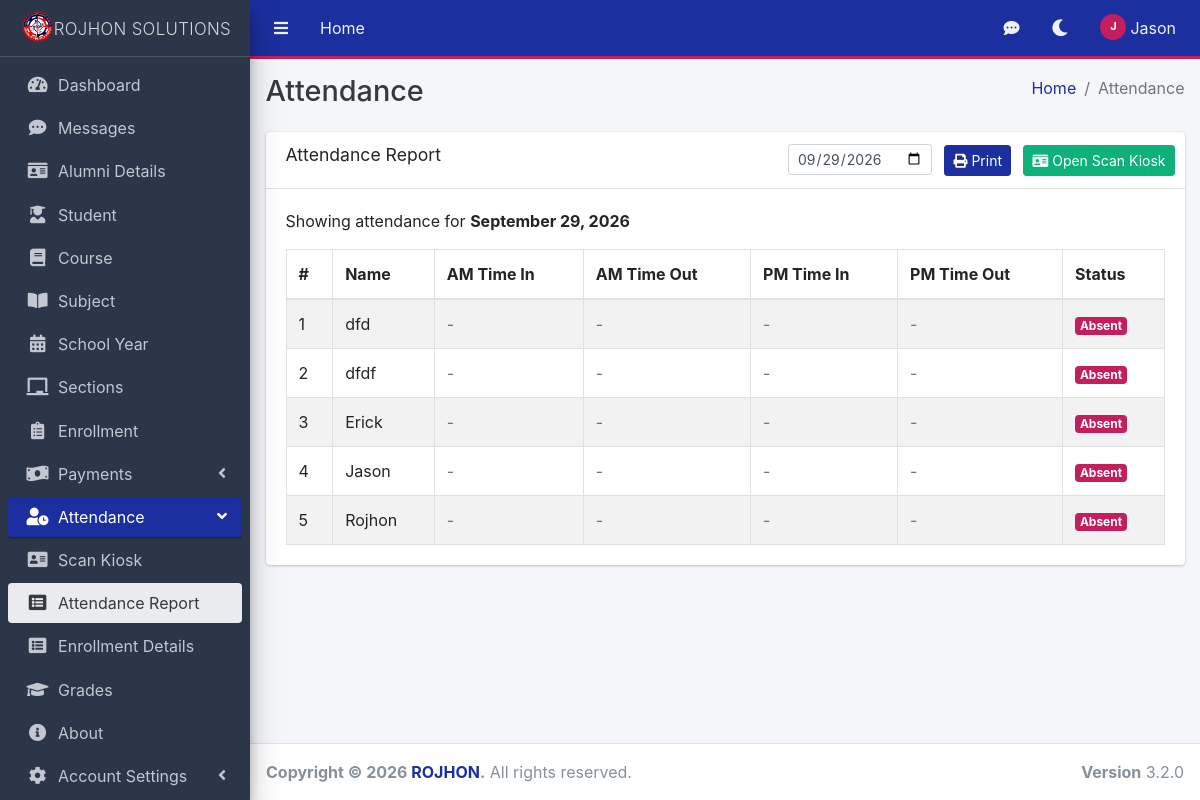
The page /module/attendance/index.php (signed in) on the database its author committed.
### tables this page shows
CREATE TABLE `tblusers` (
  `UID` int(11) NOT NULL AUTO_INCREMENT,
  `DISPLAYNAME` varchar(60) NOT NULL,
  `USERNAME` varchar(50) NOT NULL,
  `PASSWORD` varchar(255) NOT NULL,
  `TYPE` varchar(30) NOT NULL,
  `TYPEID` int(11) DEFAULT NULL,
  `ADDEDBY` int(3) NOT NULL,
  `DATEADDED` date NOT NULL,
  `MODIFIEDBY` int(3) NOT NULL,
  `DATEMODIFIED` date NOT NULL,
  `STATUSACTIVE` int(2) NOT NULL DEFAULT 1,
  `PHOTO` varchar(255) DEFAULT NULL,
  `RFID_NUMBER` varchar(50) DEFAULT NULL,
  PRIMARY KEY (`UID`),
  UNIQUE KEY `uq_username` (`USERNAME`),
  UNIQUE KEY `uq_rfid` (`RFID_NUMBER`),
  KEY `fk_users_usertype` (`TYPEID`)
);

### module/attendance/index.php (called while the page is built, shortened)
<?php
$title  = "Attendance";
require_once("../../theme/template.php");
?>

### include/functions.php (called while the page is built, shortened)
<?php
function asset_v($rel) {
	$f = SITE_ROOT.DS.str_replace('/', DS, $rel);
	return WEB_ROOT.$rel.(is_file($f) ? '?v='.filemtime($f) : '');
}
function h($value) {
	return htmlspecialchars((string)$value, ENT_QUOTES, 'UTF-8');
}
function user_photo_url($photo) {
	return '';
}
?>

### include/database.php (called while the page is built, shortened)
<?php
class Database {
	public $query      = null;
	public $conn       = null;
	public function open_connection() {
		try {
			$this->conn = new PDO(
				"mysql:host=".DB_SERVER.";dbname=".DB_NAME.";charset=utf8mb4",
				DB_USER,
				DB_PASS,
				array(
					PDO::ATTR_ERRMODE            => PDO::ERRMODE_EXCEPTION,
					PDO::ATTR_DEFAULT_FETCH_MODE => PDO::FETCH_OBJ,
					PDO::ATTR_EMULATE_PREPARES   => true
				)
			);
			$offset = (new DateTime('now'))->format('P');
			$this->conn->exec("SET time_zone = '".$offset."'");
		} catch (PDOException $e) {
			if (PHP_SAPI !== 'cli') { http_response_code(500); }
			$msg = $e->getMessage();
			$hint = (stripos($msg, 'Unknown database') !== false)
				? 'The database <b>'.DB_NAME.'</b> does not exist yet. Import <b>database/'.DB_NAME.'.sql</b> in phpMyAdmin first.'
				: 'Start MySQL in the XAMPP Control Panel, then reload this page.';
			if (function_exists('is_ajax_request') && is_ajax_request()) {
				header('Content-Type: application/json; charset=utf-8');
				echo json_encode(array('error' => 'db_connection', 'message' => strip_tags($hint)));
			} else {
				echo '<div style="font-family:Segoe UI,Arial,sans-serif;max-width:640px;margin:60px auto;padding:24px;border:1px solid #f5c2c7;background:#f8d7da;color:#842029;border-radius:8px">'
					.'<h3 style="margin-top:0">Database connection problem</h3><p>'.$hint.'</p>'
					.'<p style="font-size:12px;color:#6c757d">'.htmlspecialchars($msg).'</p></div>';
			}
			exit;
		}
	}
	public function run($sql, $params = array()) {
		$stmt = $this->conn->prepare($sql);
		$i = 1;
		$isList = array_keys($params) === range(0, count($params) - 1);
		foreach ($params as $key => $value) {
			$type = is_int($value) ? PDO::PARAM_INT : (is_null($value) ? PDO::PARAM_NULL : PDO::PARAM_STR);
			if ($isList) { $stmt->bindValue($i++, $value, $type); }
			else { $stmt->bindValue(is_string($key) && $key[0] !== ':' ? ':'.$key : $key, $value, $type); }
		}
		$stmt->execute();
		$this->query = $stmt;
		return $stmt;
	}
	function setQuery($sql = '') {
		try {
			$this->query = $this->conn->prepare($sql);
			$this->query->execute();
		} catch (PDOException $e) {
			error_log('[ROJHON] '.$e->getMessage().' | SQL: '.$sql);
			if (is_ajax_request()) {
				http_response_code(500);
				header('Content-Type: application/json; charset=utf-8');
				echo json_encode(array('error' => 'query_failed', 'message' => $e->getMessage()));
			} else {
				echo '<div class="alert alert-danger m-3">Database error: '.htmlspecialchars($e->getMessage()).'</div>';
			}
			exit;
		}
	}
	function loadResultList() {
		return $this->query ? $this->query->fetchAll(PDO::FETCH_OBJ) : array();
	}
}
$mydb = new Database();
?>

### module/attendance/list.php (the view, shortened to what this page needs)
<?php
global $mydb;
$reportDate = (isset($_GET['date']) && $_GET['date'] != '') ? $_GET['date'] : date('Y-m-d');
$mydb->setQuery("SELECT u.UID, u.DISPLAYNAME, u.USERNAME,
    a.AM_TIME_IN, a.AM_TIME_OUT, a.PM_TIME_IN, a.PM_TIME_OUT
  FROM `tblusers` u
  LEFT JOIN `tblattendance` a ON a.UID = u.UID AND a.ATTENDANCE_DATE = '".$mydb->escape_value($reportDate)."'
  WHERE u.STATUSACTIVE = 1
  ORDER BY u.DISPLAYNAME ASC");
$rows = $mydb->loadResultList();
function attendance_row_status($r) {
  if ($r->AM_TIME_IN === null) {
    return array('label' => 'Absent', 'class' => 'danger');
  }
  return array('label' => 'Present', 'class' => 'success');
}
function attendance_fmt_time($t) {
  if ($t === null) { return '<span class="text-muted">-</span>'; }
  return date('g:i A', strtotime($t));
}
?>
<section class="content">
  <div class="container-fluid">
    <div class="row">
      <div class="col-12">
        <div class="card">
          <div class="card-header">
            <h3 class="card-title">Attendance Report</h3>
            <div class="card-tools">
              <input type="date" id="attDatePicker" class="form-control form-control-sm d-inline-block" style="width:auto;" value="<?php echo htmlspecialchars($reportDate); ?>">
              <button type="button" id="printAttendance" class="btn btn-sm btn-primary ml-2">
                <i class="fa fa-print"></i> Print
              </button>
              <a href="<?php echo WEB_ROOT; ?>module/attendance/index.php?view=scan" class="btn btn-sm btn-success ml-2">
                <i class="fa fa-id-card"></i> Open Scan Kiosk
              </a>
            </div>
          </div>
          <div class="card-body">
            <p class="mb-3">Showing attendance for <strong><?php echo date('F j, Y', strtotime($reportDate)); ?></strong></p>
            <table class="table table-bordered table-striped">
              <thead>
                <tr>
                  <th>#</th>
                  <th>Name</th>
                  <th>AM Time In</th>
                  <th>AM Time Out</th>
                  <th>PM Time In</th>
                  <th>PM Time Out</th>
                  <th>Status</th>
                </tr>
              </thead>
              <tbody>
                <?php $i = 1; foreach ($rows as $r): $st = attendance_row_status($r); ?>
                <tr>
                  <td><?php echo $i++; ?></td>
                  <td><?php echo htmlspecialchars($r->DISPLAYNAME); ?></td>
                  <td><?php echo attendance_fmt_time($r->AM_TIME_IN); ?></td>
                  <td><?php echo attendance_fmt_time($r->AM_TIME_OUT); ?></td>
                  <td><?php echo attendance_fmt_time($r->PM_TIME_IN); ?></td>
                  <td><?php echo attendance_fmt_time($r->PM_TIME_OUT); ?></td>
                  <td><span class="badge badge-<?php echo $st['class']; ?>"><?php echo $st['label']; ?></span></td>
                </tr>
                <?php endforeach; ?>
              </tbody>
            </table>
          </div>
        </div>
      </div>
    </div>
  </div>
</section>

### theme/template.php (shortened to what this page needs)
<?php
if (!isset($bodyClass))   { $bodyClass = ''; }
$__myPhoto = user_photo_url(isset($_SESSION['PHOTO']) ? $_SESSION['PHOTO'] : '');
?>
<!DOCTYPE html>
<html lang="en">
<head>
  <link rel="stylesheet" href="<?php echo WEB_ROOT; ?>plugins/fontawesome-free/css/all.min.css">
  <link rel="stylesheet" href="<?php echo WEB_ROOT; ?>plugins/tempusdominus-bootstrap-4/css/tempusdominus-bootstrap-4.min.css">
  <link rel="stylesheet" href="<?php echo WEB_ROOT; ?>plugins/icheck-bootstrap/icheck-bootstrap.min.css">
  <link rel="stylesheet" href="<?php echo WEB_ROOT; ?>plugins/sweetalert2-theme-bootstrap-4/bootstrap-4.min.css">
  <link rel="stylesheet" href="<?php echo WEB_ROOT; ?>plugins/select2/css/select2.min.css">
  <link rel="stylesheet" href="<?php echo WEB_ROOT; ?>plugins/select2-bootstrap4-theme/select2-bootstrap4.min.css">
  <link rel="stylesheet" href="<?php echo WEB_ROOT; ?>plugins/overlayScrollbars/css/OverlayScrollbars.min.css">
  <link rel="stylesheet" href="<?php echo WEB_ROOT; ?>plugins/datatables-bs4/css/dataTables.bootstrap4.min.css">
  <link rel="stylesheet" href="<?php echo WEB_ROOT; ?>plugins/datatables-responsive/css/responsive.bootstrap4.min.css">
  <link rel="stylesheet" href="<?php echo WEB_ROOT; ?>dist/css/adminlte.min.css">
  <link rel="stylesheet" href="<?php echo asset_v('theme/custom.css'); ?>">
  <link rel="stylesheet" href="<?php echo asset_v('theme/notify.css'); ?>">
</head>
<body class="hold-transition sidebar-mini layout-fixed <?php echo h($bodyClass); ?>">
<div class="wrapper">
  <?php require_once("header.php"); ?>
  <aside class="main-sidebar sidebar-dark-primary elevation-4">
    <a href="<?php echo WEB_ROOT; ?>" class="brand-link">
      <img src="<?php echo WEB_ROOT; ?>csr-scc.png" class="brand-image-fixed" alt="Logo">
      <span class="brand-text font-weight-light"><?php echo h(APP_NAME); ?></span>
    </a>
    <div class="sidebar">
      <?php require_once("sidebar.php"); ?>
    </div>
  </aside>
  <div class="content-wrapper">
    <?php if (empty($hideContentHeader)) { ?>
    <div class="content-header">
      <div class="container-fluid">
        <div class="row mb-2">
          <div class="col-sm-6">
            <h1 class="m-0 text-dark"><?php echo h($title); ?></h1>
          </div>
          <div class="col-sm-6">
            <ol class="breadcrumb float-sm-right">
              <li class="breadcrumb-item"><a href="<?php echo WEB_ROOT; ?>">Home</a></li>
              <li class="breadcrumb-item active"><?php echo h($title); ?></li>
            </ol>
          </div>
        </div>
      </div>
    </div>
    <?php } ?>
    <?php require_once $content; ?>
  </div>
  <footer class="main-footer no-print">
    <strong>Copyright &copy; <?php echo date('Y'); ?> <a href="<?php echo WEB_ROOT; ?>module/about/index.php"><?php echo h(APP_OWNER); ?></a>.</strong>
    All rights reserved.
    <div class="float-right d-none d-sm-inline-block">
      <b>Version</b> <?php echo h(APP_VERSION); ?>
    </div>
  </footer>
</div>
</body>
</html>

### theme/header.php (shortened to what this page needs)
<nav class="main-header navbar navbar-expand navbar-dark">
  <ul class="navbar-nav">
    <li class="nav-item">
      <a class="nav-link" data-widget="pushmenu" href="#" role="button" aria-label="Toggle sidebar"><i class="fas fa-bars"></i></a>
    </li>
    <li class="nav-item d-none d-sm-inline-block">
      <a href="<?php echo WEB_ROOT; ?>" class="nav-link">Home</a>
    </li>
  </ul>
  <ul class="navbar-nav ml-auto">
    <li class="nav-item dropdown rs-nav-msg">
      <a class="nav-link" data-toggle="dropdown" href="#" id="rsNavMsgToggle" title="Messages" aria-label="Messages">
        <i class="fas fa-comment-dots"></i>
      </a>
    </li>
    <li class="nav-item">
      <a class="nav-link" href="#" id="darkModeToggle" title="Toggle dark mode" aria-label="Toggle dark mode">
        <i class="fas fa-moon" id="darkModeIcon"></i>
      </a>
    </li>
    <li class="nav-item dropdown">
      <a class="nav-link rs-nav-user" data-toggle="dropdown" href="#">
        <?php if ($__myPhoto) { ?>
          <img src="<?php echo h($__myPhoto); ?>" class="rs-nav-avatar" alt="">
        <?php } else { ?>
          <span class="rs-nav-avatar rs-initials" data-name="<?php echo h($_SESSION['DISPLAYNAME']); ?>"></span>
        <?php } ?>
        <span class="d-none d-md-inline ml-1"><?php echo h($_SESSION['DISPLAYNAME']); ?></span>
      </a>
    </li>
  </ul>
</nav>

### theme/sidebar.php (shortened to what this page needs)
<?php
$attendanceView = (isset($_GET['view']) && $_GET['view'] === 'scan') ? 'scan' : 'report';
function sidebar_is_active($item, $title, $attendanceView) {
	if (!in_array($title, $item['titles'], true)) { return false; }
	return !isset($item['when']) || $item['when'] === $attendanceView;
}
?>
<nav class="mt-2">
  <ul class="nav nav-pills nav-sidebar flex-column" data-widget="treeview" role="menu" data-accordion="false">
  <?php foreach ($menu as $item):
    $active = sidebar_is_active($item, $title, $attendanceView);
    if (!empty($item['children'])): ?>
    <li class="nav-item has-treeview<?php echo $active ? ' menu-open' : ''; ?>">
      <a href="#" class="nav-link<?php echo $active ? ' active' : ''; ?>">
        <i class="nav-icon fas <?php echo $item['icon']; ?>"></i>
        <p><?php echo h($item['label']); ?><i class="fas fa-angle-left right"></i></p>
      </a>
      <ul class="nav nav-treeview">
      <?php foreach ($item['children'] as $child): $ca = sidebar_is_active($child, $title, $attendanceView); ?>
        <li class="nav-item">
          <a href="<?php echo WEB_ROOT.$child['url']; ?>" class="nav-link<?php echo $ca ? ' active' : ''; ?>">
            <i class="nav-icon fas <?php echo $child['icon']; ?>"></i>
            <p><?php echo h($child['label']); ?></p>
          </a>
        </li>
      <?php endforeach; ?>
      </ul>
    </li>
    <?php else: ?>
    <li class="nav-item">
      <a href="<?php echo WEB_ROOT.$item['url']; ?>" class="nav-link<?php echo $active ? ' active' : ''; ?>">
        <i class="nav-icon fas <?php echo $item['icon']; ?>"></i>
        <p>
          <?php echo h($item['label']); ?>
        </p>
      </a>
    </li>
    <?php endif; ?>
  <?php endforeach; ?>
  </ul>
</nav>

### theme/custom.css (style rules this page uses)
:root { --hark-blue: #2b3648; --hark-blue-light: #64748b; --hark-green: #0eb17a; --hark-green-light: #6ee7b7; --hark-turquoise: #0aa5c7; --hark-turquoise-light:#5fe3f5; --hark-cerise: #c31f5e; --hark-cerise-light: #ff8fab; --hark-persian-blue: #1c2f9e; --hark-persian-blue-light:#5b74e0; --app-bg: #f4f6f9; --app-surface: #ffffff; --app-text: #212529; --app-border: #dee2e6; }
.main-header.navbar { background-color: var(--hark-persian-blue) !important; border-bottom: 3px solid var(--hark-cerise); }
.main-header .nav-link, .main-header .nav-link i { color: #f0f2fb !important; }
.main-sidebar, .sidebar-dark-primary { background-color: var(--hark-blue) !important; }
.sidebar-dark-primary .nav-sidebar > .nav-item > .nav-link.active { background-color: var(--hark-persian-blue) !important; color: #fff !important; }
.brand-link { border-bottom: 1px solid rgba(255,255,255,0.15) !important; }
.brand-image-fixed { width: 33px; height: 33px; object-fit: contain; float: left; margin-left: 0.8rem; margin-top: -3px; line-height: 0.8; }
.btn-primary { background-color: var(--hark-persian-blue) !important; border-color: var(--hark-persian-blue) !important; }
.btn-success { background-color: var(--hark-green) !important; border-color: var(--hark-green) !important; }
.badge-danger { background-color: var(--hark-cerise) !important; }
a, .breadcrumb-item a { color: var(--hark-persian-blue); }
#darkModeToggle { cursor: pointer; }
#darkModeToggle i { font-size: 1.05rem; }
.brand-link .brand-text { font-size: 1.05rem; letter-spacing: .02em; white-space: nowrap; }

### theme/notify.css (style rules this page uses)
.rs-nav-avatar { width: 26px; height: 26px; border-radius: 50%; object-fit: cover; display: inline-flex; align-items: center; justify-content: center; font-size: 11px; font-weight: 700; color: #fff; vertical-align: middle; margin-top: -3px; background: #0aa5c7; }
.rs-nav-user { display: flex !important; align-items: center; }

### rows shown on the page
tblusers: DISPLAYNAME "dfd", label "Absent"
tblusers: DISPLAYNAME "dfdf", label "Absent"
tblusers: DISPLAYNAME "Erick", label "Absent"
tblusers: DISPLAYNAME "Jason", label "Absent"
tblusers: DISPLAYNAME "Rojhon", label "Absent"

### other values the page prints
$_SESSION['DISPLAYNAME'] "Jason"
APP_NAME "ROJHON SOLUTIONS"
$item['label'] "Dashboard"
$item['label'] "Messages"
$item['label'] "Alumni Details"
$item['label'] "Student"
$item['label'] "Course"
$item['label'] "Subject"
$item['label'] "School Year"
$item['label'] "Sections"
$item['label'] "Enrollment"
$item['label'] "Payments"
$item['label'] "Attendance"
$child['label'] "Scan Kiosk"
$child['label'] "Attendance Report"
